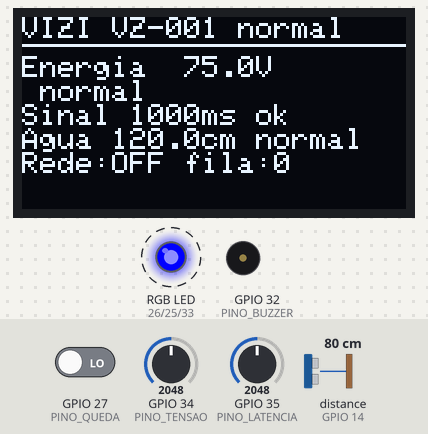
Bench run of a sketch on a simulated ESP32. Shown: 128×64 one-colour display, an RGB LED mixed from three pins (HIGH = lit), buzzer (waves = sounding). Wiring (from diagram.json): ultrasonic range finder: trigger GPIO 13; echo GPIO 14. Dashed ring = blinking. The test bench sets the inputs (shaded band); at power-on: distance to the obstacle (sensor on GPIO 14) 80 cm, GPIO 35 (PINO_LATENCIA) = 2048, GPIO 27 (PINO_QUEDA) LOW, GPIO 34 (PINO_TENSAO) = 2048. The echo pulse lasts 58.3 µs per cm; WiFi joins after 1.5 s; servers stay silent unless stated; no MQTT or app messages arrive unless stated; pins used as bus, display or sensor lines are not drawn; what the sketch prints to the serial monitor is not drawn.

Above: at 2.23 s.
2.9 s: distance to the obstacle (sensor on GPIO 14) set to 250 cm
At 3.83 s:
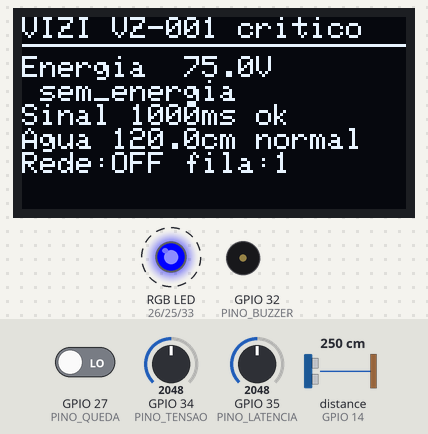
5.9 s: GPIO 35 (PINO_LATENCIA) set to 2015
At 6.8 s:
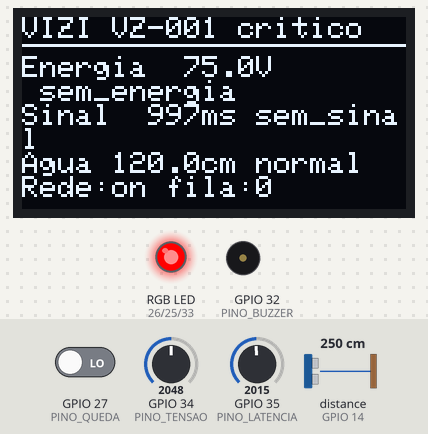
10.1 s: GPIO 27 (PINO_QUEDA) driven HIGH
At 11.44 s:
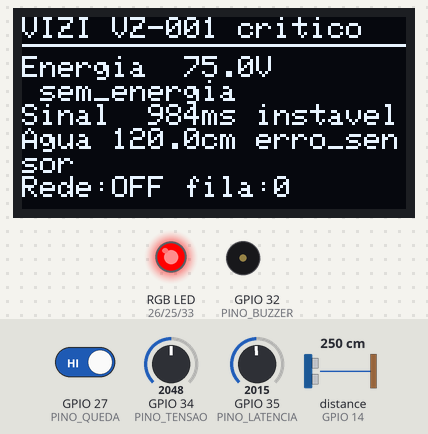
13.1 s: distance to the obstacle (sensor on GPIO 14) set to 210 cm
17.1 s: distance to the obstacle (sensor on GPIO 14) set to 203 cm
At 20.65 s:
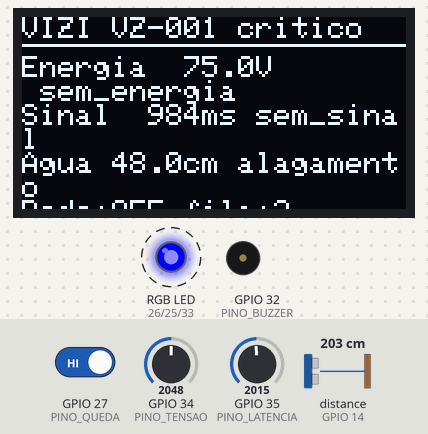
21.3 s: GPIO 27 (PINO_QUEDA) driven LOW
At 23.4 s:
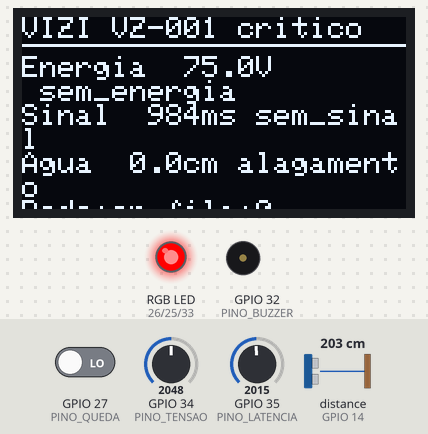
Timing chart, 0 to 24.9 s (numbered marks = the images above; inputs shaded):
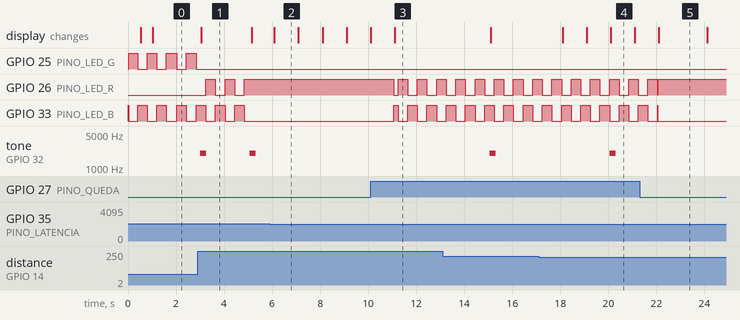

The sketch:

sketch.ino
```cpp
/*
  Vizi - Sensor de bairro (CitizenTech IoT) - GS 2026.2 Edge Computing
  "Quando falta, o bairro avisa"

  Grupo PentaCode - Turma 1ESPH - FIAP
    Andre Luiz                   RM 573575
    Arthur Jircik Cronemberger   RM 570754
    Felipe Garcia                RM 571741
    Guilherme Amorim             RM 569024
    Matheus Marcelino Morais     RM 571472

  O que e:
    Um coletor de dados preso no poste da rua. Ele mede tres servicos do
    bairro (energia, sinal de internet e nivel da agua na rua), DECIDE
    SOZINHO o estado de cada um e publica um relato automatico no Vizi
    (via MQTT -> FIWARE) sempre que algo muda. Nao e um atuador: as unicas
    respostas locais sao discretas, para o tecnico da manutencao:
      - LED RGB de status (verde normal, amarelo atencao, vermelho falha,
        azul piscando = sem rede, guardando eventos para enviar depois)
      - um bipe unico quando algum servico entra em falha
      - display OLED com as leituras e os estados

  Sensores (simulados no Wokwi):
    Potenciometro 1 (GPIO 34) -> tensao do poste, 0 a 150 V
                                 (faz o papel de um sensor ZMPT101B)
    Potenciometro 2 (GPIO 35) -> latencia da rede, 0 a 2000 ms
    Chave deslizante (GPIO 27) -> "simular queda de rede"
    HC-SR04 (TRIG 13 / ECHO 14) -> distancia ate a rua; nivel da agua =
                                 altura de instalacao - distancia

  Limites escolhidos (e por que):
    Energia (rede 127 V da Enel SP, faixas da ANEEL PRODIST Modulo 8):
      NORMAL      117 a 133 V   (tensao adequada)
      INSTAVEL    110 a 117 V ou acima de 133 V (tensao precaria)
      SEM ENERGIA abaixo de 110 V (tensao critica / queda)
    Sinal (tempo para alcancar o servidor):
      OK          abaixo de 300 ms
      INSTAVEL    300 a 1000 ms, ou falha recente
      SEM SINAL   3 falhas seguidas (ou chave de queda ligada)
    Agua (meio-fio padrao de SP tem cerca de 15 cm):
      NORMAL      abaixo de 8 cm
      ATENCAO     8 a 15 cm  (agua enchendo a sarjeta)
      ALAGAMENTO  acima de 15 cm (agua passa do meio-fio e invade a calcada)

  Lógica de borda:
    - leitura a cada 1 s, tudo com millis() (sem delay no loop)
    - suavizacao: media movel das ultimas 5 leituras validas
    - leitura invalida (eco ausente, distancia impossivel, ADC saturado) e
      descartada; 5 invalidas seguidas levam o sensor a ERRO_SENSOR
    - troca de estado so depois de 3 leituras seguidas confirmando, e com
      histerese na volta, para nao ficar oscilando no limite
    - publica a cada 5 s e imediatamente quando um estado muda
    - sem rede, os eventos vao para uma fila e sao enviados quando volta

  Payload UltraLight 2.0 em /TEF/vizi001/attrs (contrato dos dados do Vizi):
    e|127.0|es|normal|n|42|ns|ok|a|3.1|as|normal|g|normal|te|0|tn|0|q|0
      e  = tensao media (V)          es = estado da energia
      n  = latencia media (ms)       ns = estado do sinal
      a  = nivel da agua (cm)        as = estado da agua
      g  = estado geral do aparelho  q  = eventos na fila offline
      te = minutos sem energia (acumulado)
      tn = minutos sem sinal (acumulado)
    Evento (relato automatico), no mesmo topico:
      ev|energia,sem_energia,38.0,0
      (servico , novo estado , valor , segundos de atraso, >0 se veio da fila)
      Separador e a virgula: o Orion recusa ";" dentro de um valor.
*/

#include <WiFi.h>
#include <PubSubClient.h>
#include <Wire.h>
#include <Adafruit_GFX.h>
#include <Adafruit_SSD1306.h>

// ===================== CONFIGURACAO =====================

const char* WIFI_SSID     = "Wokwi-GUEST";   // rede do simulador
const char* WIFI_PASSWORD = "";
const int   WIFI_CANAL    = 6;              // canal fixo: no Wokwi conecta bem mais rapido
// Broker MQTT. Em desenvolvimento usamos um broker publico ligado por ponte
// ao FIWARE local (docker). Na entrega final: trocar pelo IP publico da EC2.
const char* BROKER_MQTT   = "broker.hivemq.com";
const int   BROKER_PORT   = 1883;
const char* ID_MQTT       = "vizi_pentacode_001";
const char* TOPICO_ATTRS  = "/TEF/vizi001/attrs";

// Pinos
const int PINO_TENSAO   = 34;  // potenciometro: tensao do poste
const int PINO_LATENCIA = 35;  // potenciometro: latencia da rede
const int PINO_QUEDA    = 27;  // chave: simular queda de rede
const int PINO_TRIG     = 13;  // HC-SR04
const int PINO_ECHO     = 14;  // HC-SR04
const int PINO_LED_R    = 26;  // LED RGB catodo comum
const int PINO_LED_G    = 25;
const int PINO_LED_B    = 33;
const int PINO_BUZZER   = 32;
// Display OLED I2C. SDA e SCL trocados em relacao ao padrao (21/22) so
// para o diagrama ficar sem fios cruzados; o ESP32 aceita I2C em qualquer pino.
const int PINO_SDA      = 22;
const int PINO_SCL      = 21;

// Tempos (ms)
const unsigned long INTERVALO_LEITURA    = 1000;
const unsigned long INTERVALO_PUBLICACAO = 5000;
const unsigned long INTERVALO_RECONEXAO  = 5000;
const unsigned long INTERVALO_WIFI       = 15000;  // nova tentativa de Wi-Fi
const unsigned long INTERVALO_DISPLAY    = 500;
const unsigned long INTERVALO_PISCA      = 400;

// Escalas dos sensores simulados
const float TENSAO_MAXIMA_V      = 150.0;   // potenciometro no maximo
const float LATENCIA_MAXIMA_MS   = 2000.0;
const float ALTURA_INSTALACAO_CM = 200.0;   // sensor a 2 m da rua, apontado para baixo
const float DISTANCIA_MIN_CM     = 2.0;     // limite fisico do HC-SR04
const unsigned long TIMEOUT_ECO_US = 30000; // ~5 m ida e volta

// Limites de energia (V)
const float V_SEM_ENERGIA   = 110.0;
const float V_INSTAVEL_MIN  = 117.0;
const float V_INSTAVEL_MAX  = 133.0;
const float HISTERESE_V     = 2.0;

// Limites de sinal
const float LAT_INSTAVEL_MS  = 300.0;
const float LAT_FALHA_MS     = 1000.0;  // acima disso a tentativa conta como falha
const float HISTERESE_MS     = 30.0;
const int   FALHAS_SEM_SINAL = 3;

// Limites de agua (cm)
const float AGUA_ATENCAO_CM    = 8.0;
const float AGUA_ALAGAMENTO_CM = 15.0;
const float HISTERESE_CM       = 1.5;

// Logica de borda
const int JANELA_MEDIA        = 5;  // media movel
const int CONFIRMACOES_ESTADO = 3;  // leituras seguidas para trocar de estado
const int INVALIDAS_PARA_ERRO = 5;  // leituras invalidas seguidas -> ERRO_SENSOR
const int TAMANHO_FILA        = 20; // eventos guardados sem rede

// ===================== TIPOS =====================

// Estados possiveis de cada servico (os nomes viram texto no payload)
enum Estado { NORMAL, ATENCAO, FALHA, ERRO_SENSOR };

// Media movel simples com janela fixa
struct MediaMovel {
  float valores[JANELA_MEDIA];
  int quantidade = 0;
  int posicao = 0;

  void adicionar(float v) {
    valores[posicao] = v;
    posicao = (posicao + 1) % JANELA_MEDIA;
    if (quantidade < JANELA_MEDIA) quantidade++;
  }

  float media() const {
    if (quantidade == 0) return 0;
    float soma = 0;
    for (int i = 0; i < quantidade; i++) soma += valores[i];
    return soma / quantidade;
  }
};

// Um servico monitorado: media, estado atual e candidato a novo estado
struct Servico {
  const char* nome;
  const char* textos[4];   // texto de cada Estado no payload
  MediaMovel media;
  Estado estado = NORMAL;
  Estado candidato = NORMAL;
  int confirmacoes = 0;
  int invalidasSeguidas = 0;
  unsigned long msEmFalha = 0;  // tempo acumulado em FALHA

  Servico(const char* n, const char* normal, const char* atencao, const char* falha)
    : nome(n), textos{normal, atencao, falha, "erro_sensor"} {}
};

// Evento guardado enquanto nao ha rede
struct Evento {
  const char* servico;
  const char* estado;
  float valor;
  unsigned long quando;
};

// ===================== ESTADO GLOBAL =====================

WiFiClient wifiClient;
PubSubClient mqtt(wifiClient);
Adafruit_SSD1306 display(128, 64, &Wire, -1);
bool displayOk = false;

Servico energia("energia", "normal", "instavel", "sem_energia");
Servico sinal("sinal", "ok", "instavel", "sem_sinal");
Servico agua("agua", "normal", "atencao", "alagamento");

void bipe();  // declarada antes porque a maquina de estados usa

int falhasRedeSeguidas = 0;   // tentativas seguidas sem alcancar o servidor
bool quedaSimulada = false;

Evento fila[TAMANHO_FILA];
int filaInicio = 0;
int filaTamanho = 0;

unsigned long ultimaLeitura = 0;
unsigned long ultimaPublicacao = 0;
unsigned long ultimaReconexao = 0;
unsigned long ultimaTentativaWifi = 0;
unsigned long ultimoDisplay = 0;
unsigned long ultimoPisca = 0;
bool piscaLigado = false;
bool publicarAgora = false;

// ===================== LEITURA DOS SENSORES =====================

// Tensao do poste. Retorna -1 se a leitura for invalida (ADC saturado no
// maximo indica sensor em curto ou desconectado do divisor).
float lerTensao() {
  int bruto = analogRead(PINO_TENSAO);
  if (bruto >= 4095) return -1;
  return bruto * TENSAO_MAXIMA_V / 4095.0;
}

// Latencia simulada da rede, em ms.
float lerLatencia() {
  return analogRead(PINO_LATENCIA) * LATENCIA_MAXIMA_MS / 4095.0;
}

// Nivel da agua em cm. Retorna -1 se a leitura for invalida: sem eco
// (timeout) ou distancia fisicamente impossivel para a altura instalada.
float lerNivelAgua() {
  digitalWrite(PINO_TRIG, LOW);
  delayMicroseconds(2);
  digitalWrite(PINO_TRIG, HIGH);
  delayMicroseconds(10);
  digitalWrite(PINO_TRIG, LOW);

  unsigned long duracao = pulseIn(PINO_ECHO, HIGH, TIMEOUT_ECO_US);
  if (duracao == 0) return -1;                      // sem eco

  float distancia = duracao * 0.0343 / 2.0;         // velocidade do som
  if (distancia < DISTANCIA_MIN_CM) return -1;
  if (distancia > ALTURA_INSTALACAO_CM + 5) return -1;  // mais longe que o chao

  float nivel = ALTURA_INSTALACAO_CM - distancia;
  return nivel < 0 ? 0 : nivel;
}

// ===================== CLASSIFICACAO (com histerese) =====================

// Cada funcao recebe o valor suavizado e o estado atual. A histerese faz o
// valor precisar "voltar um pouco mais" para sair de um estado pior.

Estado classificarEnergia(float v, Estado atual) {
  float margem = (atual != NORMAL) ? HISTERESE_V : 0;
  if (v < V_SEM_ENERGIA + (atual == FALHA ? margem : 0)) return FALHA;
  if (v < V_INSTAVEL_MIN + margem || v > V_INSTAVEL_MAX - margem) return ATENCAO;
  return NORMAL;
}

Estado classificarSinal(float latencia, int falhas, Estado atual) {
  if (falhas >= FALHAS_SEM_SINAL) return FALHA;
  float margem = (atual != NORMAL) ? HISTERESE_MS : 0;
  if (falhas > 0 || latencia >= LAT_INSTAVEL_MS - margem) return ATENCAO;
  return NORMAL;
}

Estado classificarAgua(float nivel, Estado atual) {
  float margem = (atual != NORMAL) ? HISTERESE_CM : 0;
  if (nivel > AGUA_ALAGAMENTO_CM - (atual == FALHA ? margem : 0)) return FALHA;
  if (nivel >= AGUA_ATENCAO_CM - margem) return ATENCAO;
  return NORMAL;
}

// ===================== FILA OFFLINE =====================

void enfileirar(const char* servico, const char* estado, float valor) {
  if (filaTamanho == TAMANHO_FILA) {               // fila cheia: descarta o mais antigo
    filaInicio = (filaInicio + 1) % TAMANHO_FILA;
    filaTamanho--;
  }
  int pos = (filaInicio + filaTamanho) % TAMANHO_FILA;
  fila[pos] = {servico, estado, valor, millis()};
  filaTamanho++;
}

bool redeDisponivel() {
  return !quedaSimulada && mqtt.connected();
}

// Envia um evento; se nao houver rede, guarda na fila.
void publicarEvento(const char* servico, const char* estado, float valor, unsigned long quando) {
  char msg[96];
  unsigned long atrasoS = (millis() - quando) / 1000;
  snprintf(msg, sizeof(msg), "ev|%s,%s,%.1f,%lu", servico, estado, valor, atrasoS);

  if (redeDisponivel() && mqtt.publish(TOPICO_ATTRS, msg)) {
    Serial.printf("[MQTT] evento enviado: %s\n", msg);
  } else {
    enfileirar(servico, estado, valor);
    Serial.printf("[FILA] sem rede, evento guardado (%d na fila): %s\n", filaTamanho, msg);
  }
}

// Esvazia a fila quando a rede volta.
void enviarFila() {
  while (filaTamanho > 0 && redeDisponivel()) {
    Evento& e = fila[filaInicio];
    char msg[96];
    snprintf(msg, sizeof(msg), "ev|%s,%s,%.1f,%lu",
             e.servico, e.estado, e.valor, (millis() - e.quando) / 1000);
    if (!mqtt.publish(TOPICO_ATTRS, msg)) return;
    Serial.printf("[FILA] reenviado: %s\n", msg);
    filaInicio = (filaInicio + 1) % TAMANHO_FILA;
    filaTamanho--;
  }
}

// ===================== MAQUINA DE ESTADOS =====================

// Aplica a confirmacao: o novo estado so vale depois de N leituras seguidas.
// Retorna true quando o estado realmente mudou.
bool confirmarEstado(Servico& s, Estado novo) {
  if (novo == s.estado) {
    s.confirmacoes = 0;
    s.candidato = s.estado;
    return false;
  }
  if (novo != s.candidato) {
    s.candidato = novo;
    s.confirmacoes = 1;
  } else {
    s.confirmacoes++;
  }
  if (s.confirmacoes < CONFIRMACOES_ESTADO) return false;

  Estado anterior = s.estado;
  s.estado = novo;
  s.confirmacoes = 0;
  Serial.printf("[ESTADO] %s: %s -> %s\n", s.nome, s.textos[anterior], s.textos[novo]);

  if (novo == FALHA) bipe();                       // bipe unico ao entrar em falha
  publicarEvento(s.nome, s.textos[novo], s.media.media(), millis());
  publicarAgora = true;
  return true;
}

// Trata uma leitura (valida ou nao) de um sensor com media movel.
void processarLeitura(Servico& s, float valor, Estado (*classificar)(float, Estado)) {
  if (valor < 0) {                                  // leitura invalida
    s.invalidasSeguidas++;
    Serial.printf("[AVISO] leitura invalida de %s (%d seguidas)\n", s.nome, s.invalidasSeguidas);
    if (s.invalidasSeguidas >= INVALIDAS_PARA_ERRO) confirmarEstado(s, ERRO_SENSOR);
    return;
  }
  s.invalidasSeguidas = 0;
  s.media.adicionar(valor);
  Estado atual = (s.estado == ERRO_SENSOR) ? NORMAL : s.estado;
  confirmarEstado(s, classificar(s.media.media(), atual));
}

// Le todos os sensores e atualiza os estados.
void cicloDeLeitura() {
  processarLeitura(energia, lerTensao(), classificarEnergia);
  processarLeitura(agua, lerNivelAgua(), classificarAgua);

  // Sinal: a tentativa falha se a chave de queda estiver ligada, se o
  // servidor estiver lento demais ou se a conexao MQTT real caiu.
  quedaSimulada = digitalRead(PINO_QUEDA) == HIGH;
  float latencia = lerLatencia();
  bool falhou = quedaSimulada || latencia >= LAT_FALHA_MS || !mqtt.connected();
  falhasRedeSeguidas = falhou ? falhasRedeSeguidas + 1 : 0;
  sinal.media.adicionar(latencia);
  confirmarEstado(sinal, classificarSinal(sinal.media.media(), falhasRedeSeguidas, sinal.estado));

  // Tempo acumulado em falha (base das "horas sem servico" do Vizi)
  if (energia.estado == FALHA) energia.msEmFalha += INTERVALO_LEITURA;
  if (sinal.estado == FALHA)   sinal.msEmFalha   += INTERVALO_LEITURA;
  if (agua.estado == FALHA)    agua.msEmFalha    += INTERVALO_LEITURA;
}

// Estado geral = o pior entre os tres servicos.
Estado estadoGeral() {
  Estado pior = NORMAL;
  Servico* todos[] = {&energia, &sinal, &agua};
  for (Servico* s : todos) {
    Estado e = (s->estado == ERRO_SENSOR) ? ATENCAO : s->estado;
    if (e > pior) pior = e;
  }
  return pior;
}

const char* textoGeral(Estado e) {
  switch (e) {
    case NORMAL:  return "normal";
    case ATENCAO: return "atencao";
    default:      return "critico";
  }
}

// ===================== SAIDAS LOCAIS =====================

void bipe() {
  tone(PINO_BUZZER, 2000, 250);
}

void corLed(bool r, bool g, bool b) {
  digitalWrite(PINO_LED_R, r);
  digitalWrite(PINO_LED_G, g);
  digitalWrite(PINO_LED_B, b);
}

// Verde/amarelo/vermelho pelo estado geral. Sem rede, alterna com azul
// para mostrar que esta guardando eventos.
void atualizarLed() {
  if (millis() - ultimoPisca >= INTERVALO_PISCA) {
    ultimoPisca = millis();
    piscaLigado = !piscaLigado;
  }
  if (!redeDisponivel() && piscaLigado) {
    corLed(false, false, true);
    return;
  }
  switch (estadoGeral()) {
    case NORMAL:  corLed(false, true, false); break;
    case ATENCAO: corLed(true, true, false);  break;
    default:      corLed(true, false, false); break;
  }
}

void atualizarDisplay() {
  if (!displayOk) return;
  display.clearDisplay();
  display.setTextSize(1);
  display.setTextColor(SSD1306_WHITE);
  display.setCursor(0, 0);
  display.printf("VIZI VZ-001 %s\n", textoGeral(estadoGeral()));
  display.drawLine(0, 9, 127, 9, SSD1306_WHITE);
  display.setCursor(0, 13);
  display.printf("Energia %5.1fV\n %s\n", energia.media.media(), energia.textos[energia.estado]);
  display.printf("Sinal %4.0fms %s\n", sinal.media.media(), sinal.textos[sinal.estado]);
  display.printf("Agua %4.1fcm %s\n", agua.media.media(), agua.textos[agua.estado]);
  display.printf("Rede:%s fila:%d", redeDisponivel() ? "on" : "OFF", filaTamanho);
  display.display();
}

// ===================== REDE =====================

void manterConexao() {
  if (quedaSimulada) return;                        // simulando queda: nao tenta
  if (mqtt.connected()) return;
  if (WiFi.status() != WL_CONNECTED) {
    if (millis() - ultimaTentativaWifi >= INTERVALO_WIFI) {
      ultimaTentativaWifi = millis();
      Serial.println("[REDE] Wi-Fi desconectado, tentando de novo...");
      WiFi.disconnect();
      WiFi.begin(WIFI_SSID, WIFI_PASSWORD, WIFI_CANAL);  // sem bloquear o loop
    }
    return;
  }
  if (millis() - ultimaReconexao < INTERVALO_RECONEXAO) return;
  ultimaReconexao = millis();
  Serial.printf("[REDE] conectando ao broker %s...\n", BROKER_MQTT);
  if (mqtt.connect(ID_MQTT)) {
    Serial.println("[REDE] broker conectado");
  } else {
    Serial.printf("[REDE] falhou (rc=%d)\n", mqtt.state());
  }
}

void publicarTelemetria() {
  char msg[160];
  snprintf(msg, sizeof(msg),
           "e|%.1f|es|%s|n|%.0f|ns|%s|a|%.1f|as|%s|g|%s|te|%lu|tn|%lu|q|%d",
           energia.media.media(), energia.textos[energia.estado],
           sinal.media.media(),   sinal.textos[sinal.estado],
           agua.media.media(),    agua.textos[agua.estado],
           textoGeral(estadoGeral()),
           energia.msEmFalha / 60000, sinal.msEmFalha / 60000,
           filaTamanho);

  Serial.printf("[LEITURA] %s\n", msg);
  if (redeDisponivel()) {
    mqtt.publish(TOPICO_ATTRS, msg);
  }
}

// ===================== SETUP E LOOP =====================

void setup() {
  Serial.begin(115200);
  Serial.println("\nVizi - sensor de bairro iniciando...");

  pinMode(PINO_TRIG, OUTPUT);
  pinMode(PINO_ECHO, INPUT);
  pinMode(PINO_QUEDA, INPUT);
  pinMode(PINO_LED_R, OUTPUT);
  pinMode(PINO_LED_G, OUTPUT);
  pinMode(PINO_LED_B, OUTPUT);
  pinMode(PINO_BUZZER, OUTPUT);
  corLed(false, false, true);

  Wire.begin(PINO_SDA, PINO_SCL);
  displayOk = display.begin(SSD1306_SWITCHCAPVCC, 0x3C);
  if (!displayOk) Serial.println("[AVISO] display OLED nao encontrado");

  WiFi.begin(WIFI_SSID, WIFI_PASSWORD, WIFI_CANAL);   // conexao segue em segundo plano
  ultimaTentativaWifi = millis();
  mqtt.setServer(BROKER_MQTT, BROKER_PORT);
  mqtt.setSocketTimeout(2);
}

void loop() {
  unsigned long agora = millis();

  manterConexao();
  mqtt.loop();

  if (agora - ultimaLeitura >= INTERVALO_LEITURA) {
    ultimaLeitura = agora;
    cicloDeLeitura();
    enviarFila();
  }

  if (publicarAgora || agora - ultimaPublicacao >= INTERVALO_PUBLICACAO) {
    ultimaPublicacao = agora;
    publicarAgora = false;
    publicarTelemetria();
  }

  if (agora - ultimoDisplay >= INTERVALO_DISPLAY) {
    ultimoDisplay = agora;
    atualizarDisplay();
  }

  atualizarLed();
}
```

Measured:
- the behaviour switches between 2048 and 2047 on GPIO 35 (PINO_LATENCIA) (found by bisection; images 1 and 2)
- the behaviour switches between 206 and 205 cm on distance to the obstacle (sensor on GPIO 14) (found by bisection; images 3 and 4)
- after the input at 2.9 s, the display: changes after 0.15 s (image 1)
- after the input at 5.9 s, the display: changes after 0.19 s (image 2)
- after the input at 10.1 s, GPIO 26 (PINO_LED_R): HIGH → LOW after 0.97 s, then repeats every 0.80 s: HIGH 0.40 s, LOW 0.40 s; GPIO 33 (PINO_LED_B): LOW → HIGH after 0.97 s, then repeats every 0.80 s: LOW 0.40 s, HIGH 0.40 s; the display: first differs from a run without the input after 1.0 s (image 3)
- after the input at 17.1 s, tone on GPIO 32 (PINO_BUZZER): silent → 2000 Hz after 3.0 s, → silent 0.25 s later; the display: first changes after 1.0 s (image 4 shows a later state)
- after the input at 21.3 s, the display: changes after 0.81 s (image 5)
- by itself, GPIO 25 (PINO_LED_G): alternates HIGH for 0.40 s and LOW for 0.40 s
